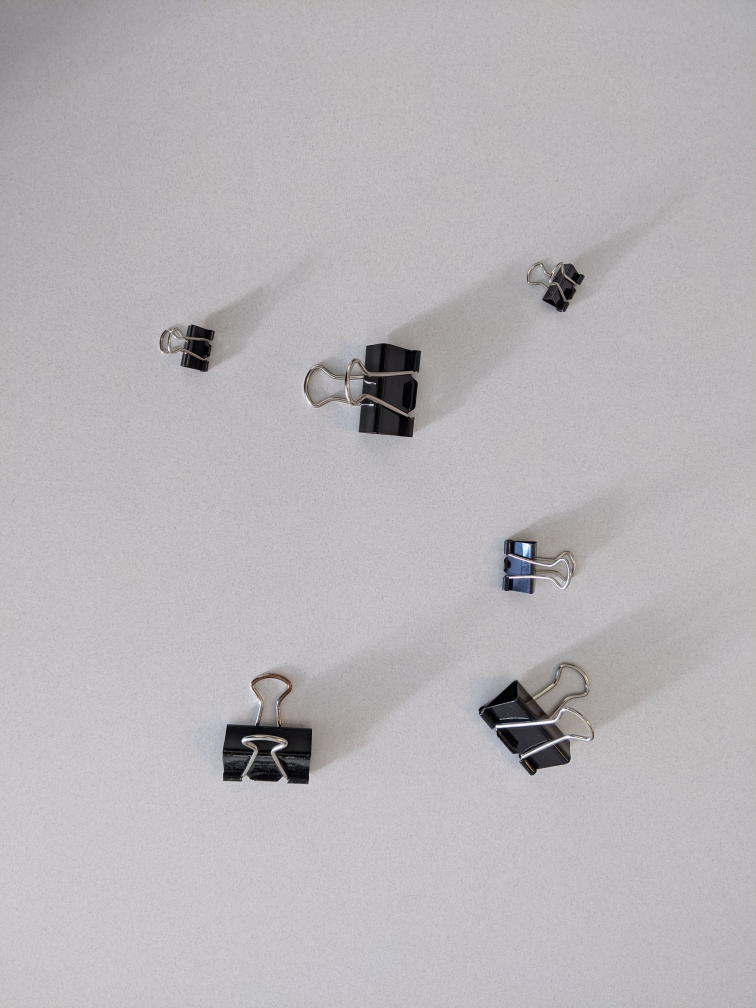
#> input picture week07/clips.jpg, 3024 x 4032 px (shown at 1/4 size)
$ python teach1.py
#> lines starting #> are read from the running program, lines starting #| are printed output that depends on the picture
"""
Course: CSE 353
Lesson Week: 07
File: teach1.py
Author: Brother Comeau
"""

import numpy as np
import cv2

# -----------------------------------------------------------------------------
def template_matching(temp_file, base_file):
#> called with temp_file = 'clip-temp.jpg', base_file = 'clips.jpg'
    img_rgb = cv2.imread(base_file)
#> img_rgb is the input picture: shape (4032, 3024, 3); mean B, G, R 183.6, 180.6, 183.4
    w, h = img_rgb.shape[:2]
#> w = 4032; h = 3024
    ratio = w / h
#> ratio = 1.33

    img_gray = cv2.cvtColor(img_rgb, cv2.COLOR_BGR2GRAY)
    template = cv2.imread(temp_file, 0)
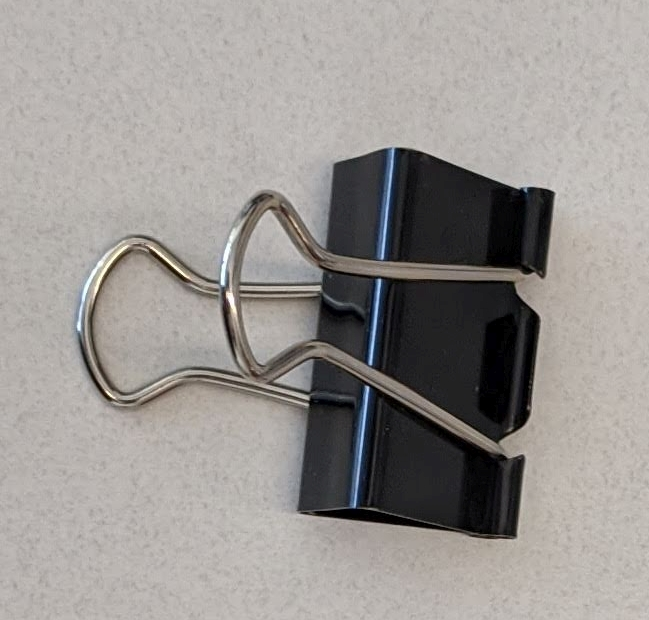
#> input picture week07/clip-temp.jpg, 649 x 620 px
#> template: shape (620, 649); min 0, max 255, mean 149.8
    w, h = template.shape[::-1]
#> w = 649; h = 620

    res = cv2.matchTemplate(img_gray, template, cv2.TM_CCOEFF_NORMED)
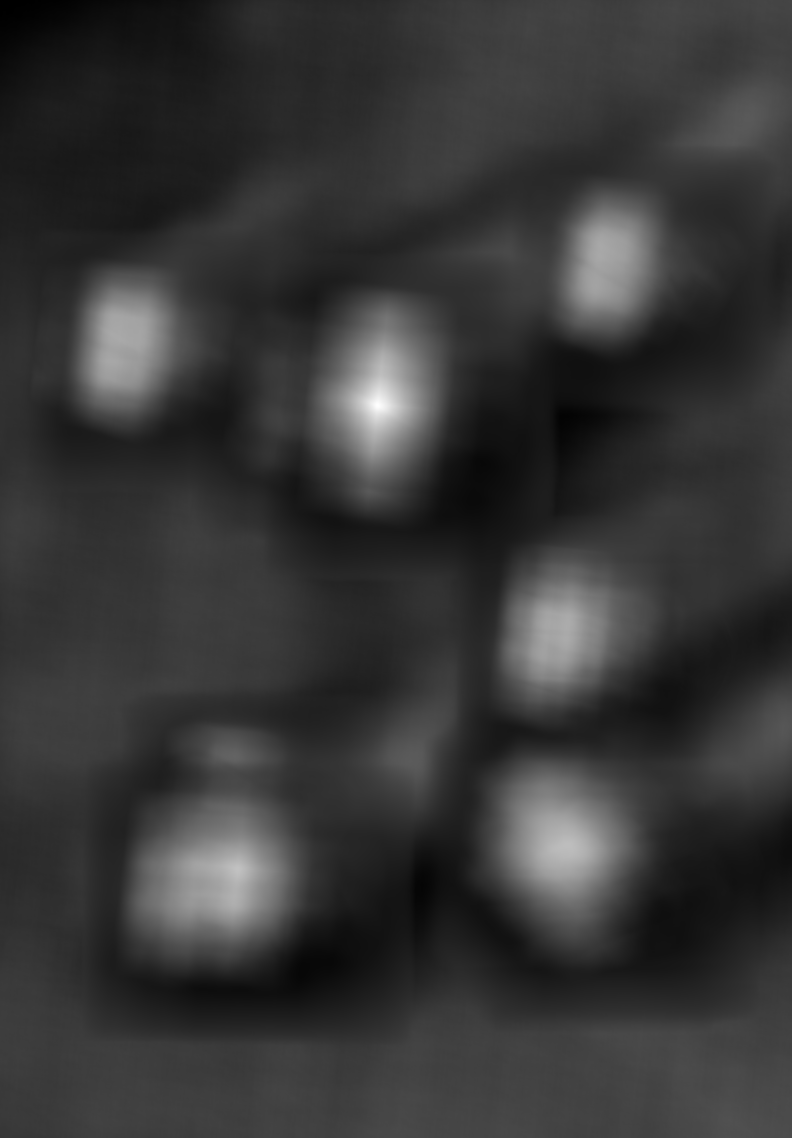
#> res: shape (3413, 2376) float32 (shown at 1/3 size); min -0.283, max 0.882, mean -0.0311; drawn with min black and max white
    threshold = 0.8
    loc = np.where(res >= threshold)
#> loc = 1307 positions, rows 1191 to 1233, columns 1114 to 1157
    count = 0
    for pt in zip(*loc[::-1]):
        count += 1
        cv2.rectangle(img_rgb, pt, (pt[0] + w, pt[1] + h), (0, 0, 255), 2)
#> this loop made 1307 passes
#> pt on passes 1 to 3: (1133, 1191), (1134, 1191), (1135, 1191)
#> after the loop, count = 1307

    print('Number of locations found =', count)
#| Number of locations found = 1307
    cv2.imwrite('template_matching.png', img_rgb)

    final = cv2.resize(img_rgb, (600, int(600.0 * ratio)))
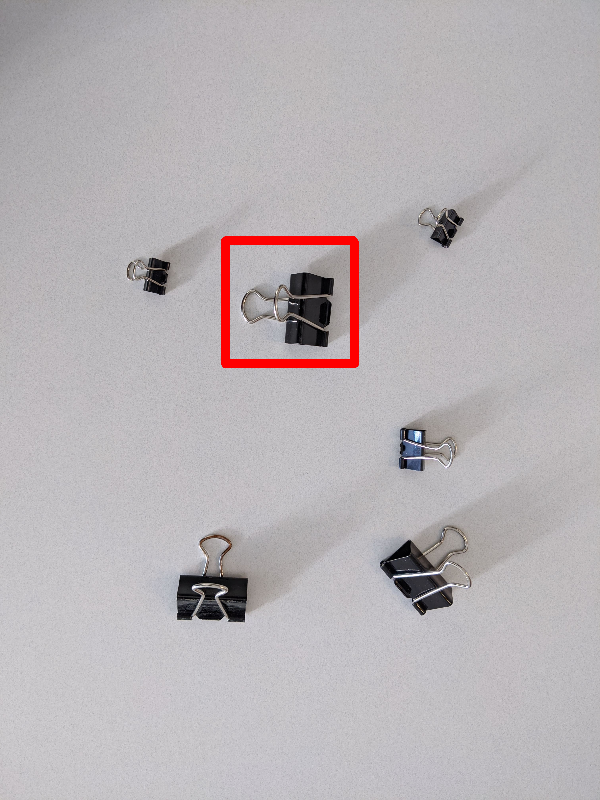
#> final: shape (800, 600, 3); mean B, G, R 181.7, 178.7, 183.9
    cv2.imshow('template matching', final)
    if cv2.waitKey(0) & 0xff == 27:
#> (key Esc is pressed here)
        cv2.destroyAllWindows()


def main():
    """ Main function """
    template_matching('clip-temp.jpg', 'clips.jpg')

if __name__ == '__main__':
    main()
